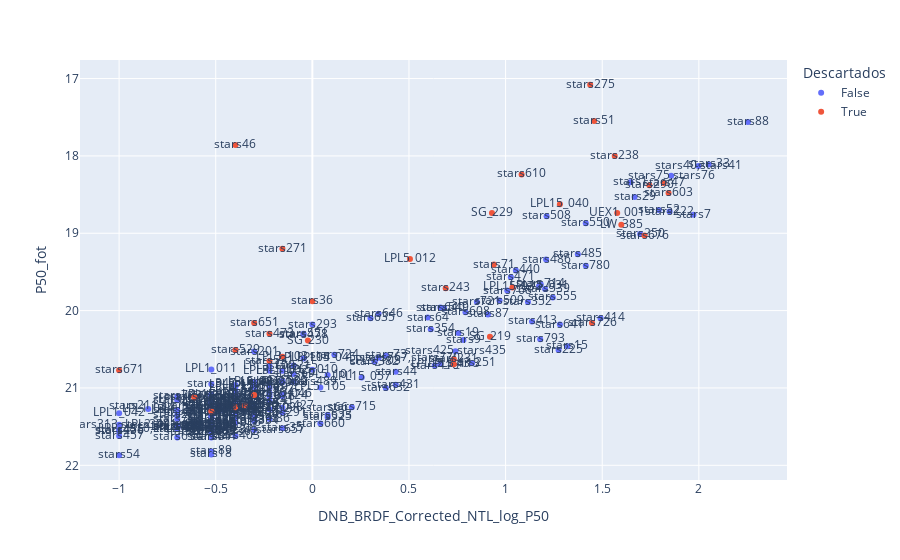

The cell this chart's notebook holds for it:
### Code cell
fig = px.scatter(A,y='P50_fot',x='DNB_BRDF_Corrected_NTL_log_P50',text='name',color='Descartados')
fig.update_yaxes(autorange="reversed")
fig.show()

### Figure 1 — Plotly figure (JSON) as saved in the notebook; plotly's stock layout.template omitted (floating-point values rounded to 4 significant figures; data arrays with more than 128 entries replaced by an {"elided": "..."} marker saying what was removed)
{"data": [{"hovertemplate": "Descartados=False<br>DNB_BRDF_Corrected_NTL_log_P50=%{x}<br>P50_fot=%{y}<br>name=%{text}<extra></extra>", "legendgroup": "False", "marker": {"color": "#636efa", "symbol": "circle"}, "mode": "markers+text", "name": "False", "orientation": "v", "showlegend": true, "text": {"elided": "186 str values"}, "type": "scatter", "x": {"elided": "186 float values"}, "xaxis": "x", "y": {"elided": "186 float values"}, "yaxis": "y"}, {"hovertemplate": "Descartados=True<br>DNB_BRDF_Corrected_NTL_log_P50=%{x}<br>P50_fot=%{y}<br>name=%{text}<extra></extra>", "legendgroup": "True", "marker": {"color": "#EF553B", "symbol": "circle"}, "mode": "markers+text", "name": "True", "orientation": "v", "showlegend": true, "text": ["stars671", "stars603", "stars243", "stars529", "stars531", "stars473", "stars36", "stars651", "stars60", "stars653", "stars474", "stars652", "stars51", "stars231", "stars71", "stars676", "stars47", "stars726", "LPL3_113", "LPL3_103", "LPL3_116", "stars46", "stars271", "UEX1_001", "LPL15_040", "LPL15_032", "LW_385", "LPL5_012", "SG_219", "SG_229", "SG_230", "stars610", "stars275", "stars238", "stars290"], "type": "scatter", "x": [-1, 1.843, 0.6901, -0.3979, -0.2218, -0.2218, 0, -0.301, -0.3979, -0.3495, -0.5229, -0.6109, 1.458, 0.7324, 0.9395, 1.719, 1.818, 1.447, 0.7324, -0.1549, -0.301, -0.3979, -0.1549, 1.577, 1.281, 1.035, 1.599, 0.5051, 0.9191, 0.9294, -0.02288, 1.083, 1.438, 1.565, 1.744], "xaxis": "x", "y": [20.77, 18.48, 19.71, 20.51, 20.65, 20.3, 19.88, 20.16, 21.25, 21.23, 21.3, 21.12, 17.55, 20.63, 19.41, 19.03, 18.35, 20.16, 20.7, 20.6, 21.09, 17.86, 19.2, 18.74, 18.63, 19.7, 18.89, 19.33, 20.34, 18.74, 20.39, 18.24, 17.08, 18, 18.38], "yaxis": "y"}], "layout": {"legend": {"title": {"text": "Descartados"}, "tracegroupgap": 0}, "margin": {"t": 60}, "xaxis": {"anchor": "y", "domain": [0, 1], "title": {"text": "DNB_BRDF_Corrected_NTL_log_P50"}}, "yaxis": {"anchor": "x", "autorange": "reversed", "domain": [0, 1], "title": {"text": "P50_fot"}}}}
